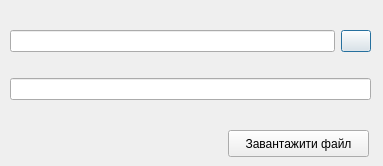
<?xml version="1.0" encoding="UTF-8"?>
<ui version="4.0">
 <class>FileUploaderDialogBase</class>
 <widget class="QDialog" name="FileUploaderDialogBase">
  <property name="geometry">
   <rect>
    <x>0</x>
    <y>0</y>
    <width>383</width>
    <height>166</height>
   </rect>
  </property>
  <property name="windowTitle">
   <string>FileUploader</string>
  </property>
  <widget class="QWidget" name="verticalLayoutWidget">
   <property name="geometry">
    <rect>
     <x>10</x>
     <y>10</y>
     <width>361</width>
     <height>111</height>
    </rect>
   </property>
   <layout class="QVBoxLayout" name="verticalLayout">
    <item>
     <layout class="QHBoxLayout" name="horizontalLayout_2">
      <item>
       <widget class="QLineEdit" name="pathLineEdit1">
        <property name="enabled">
         <bool>true</bool>
        </property>
        <property name="readOnly">
         <bool>true</bool>
        </property>
       </widget>
      </item>
      <item>
       <widget class="QPushButton" name="openDir1">
        <property name="enabled">
         <bool>true</bool>
        </property>
        <property name="minimumSize">
         <size>
          <width>30</width>
          <height>0</height>
         </size>
        </property>
        <property name="maximumSize">
         <size>
          <width>30</width>
          <height>16777215</height>
         </size>
        </property>
        <property name="text">
         <string/>
        </property>
       </widget>
      </item>
     </layout>
    </item>
    <item>
     <layout class="QHBoxLayout" name="horizontalLayout">
      <item>
       <widget class="QLineEdit" name="pathLineEdit2">
        <property name="readOnly">
         <bool>true</bool>
        </property>
       </widget>
      </item>
     </layout>
    </item>
   </layout>
  </widget>
  <widget class="QPushButton" name="btn_upload">
   <property name="geometry">
    <rect>
     <x>228</x>
     <y>130</y>
     <width>141</width>
     <height>27</height>
    </rect>
   </property>
   <property name="text">
    <string>Завантажити файл</string>
   </property>
  </widget>
 </widget>
 <resources/>
 <connections/>
</ui>
